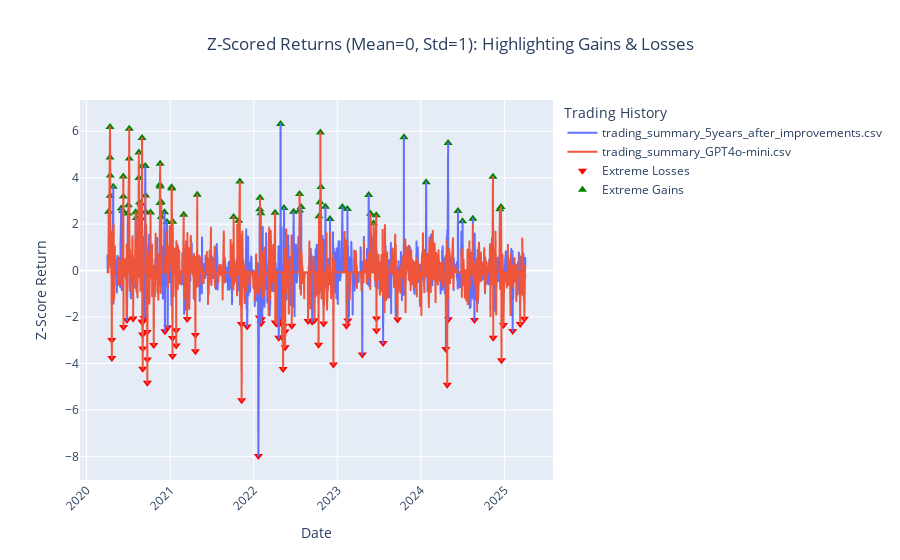

This figure's notebook cell:
### Code cell
import plotly.graph_objects as go

# Add markers for extreme losses (z-score < -2)
fig_zscore.add_trace(go.Scatter(
    x=extreme_events[extreme_events['Z-Score Return'] < -2]['Date'],
    y=extreme_events[extreme_events['Z-Score Return'] < -2]['Z-Score Return'],
    mode='markers',
    marker=dict(color='red', size=8, symbol='triangle-down'),
    name='Extreme Losses',
    text=extreme_events[extreme_events['Z-Score Return'] < -2]['Trading History'],
    hoverinfo='text+y'
))

# Add markers for extreme gains (z-score > 2)
fig_zscore.add_trace(go.Scatter(
    x=extreme_events[extreme_events['Z-Score Return'] > 2]['Date'],
    y=extreme_events[extreme_events['Z-Score Return'] > 2]['Z-Score Return'],
    mode='markers',
    marker=dict(color='green', size=8, symbol='triangle-up'),
    name='Extreme Gains',
    text=extreme_events[extreme_events['Z-Score Return'] > 2]['Trading History'],
    hoverinfo='text+y'
))

### Figure 1 — Plotly figure (JSON) as saved in the notebook; plotly's stock layout.template omitted (floating-point values rounded to 4 significant figures; data arrays with more than 128 entries replaced by an {"elided": "..."} marker saying what was removed)
{"data": [{"hovertemplate": "Trading History=trading_summary_5years_after_improvements.csv<br>Date=%{x}<br>Z-Score Return=%{y}<extra></extra>", "legendgroup": "trading_summary_5years_after_improvements.csv", "line": {"color": "#636efa", "dash": "solid"}, "marker": {"symbol": "circle"}, "mode": "lines", "name": "trading_summary_5years_after_improvements.csv", "showlegend": true, "type": "scattergl", "x": {"elided": "1256 str values"}, "xaxis": "x", "y": {"elided": "1256 float values"}, "yaxis": "y"}, {"hovertemplate": "Trading History=trading_summary_GPT4o-mini.csv<br>Date=%{x}<br>Z-Score Return=%{y}<extra></extra>", "legendgroup": "trading_summary_GPT4o-mini.csv", "line": {"color": "#EF553B", "dash": "solid"}, "marker": {"symbol": "circle"}, "mode": "lines", "name": "trading_summary_GPT4o-mini.csv", "showlegend": true, "type": "scattergl", "x": {"elided": "1256 str values"}, "xaxis": "x", "y": {"elided": "1256 float values"}, "yaxis": "y"}, {"hoverinfo": "text+y", "marker": {"color": "red", "size": 8, "symbol": "triangle-down"}, "mode": "markers", "name": "Extreme Losses", "text": ["trading_summary_2025_05_22_12_31.csv", "trading_summary_2025_05_22_12_31.csv", "trading_summary_2025_05_22_12_31.csv", "trading_summary_2025_05_22_12_31.csv", "trading_summary_2025_05_22_12_31.csv", "trading_summary_2025_05_22_12_31.csv", "trading_summary_2025_05_22_12_31.csv", "trading_summary_2025_05_22_12_31.csv", "trading_summary_2025_05_22_12_31.csv", "trading_summary_2025_05_22_12_31.csv", "trading_summary_2025_05_22_12_31.csv", "trading_summary_2025_05_22_12_31.csv", "trading_summary_2025_05_22_12_31.csv", "trading_summary_2025_05_22_12_31.csv", "trading_summary_2025_05_22_12_31.csv", "trading_summary_2025_05_22_12_31.csv", "trading_summary_2025_05_22_12_31.csv", "trading_summary_2025_05_22_12_31.csv", "trading_summary_2025_05_22_12_31.csv", "trading_summary_2025_05_22_12_31.csv", "trading_summary_2025_05_22_12_31.csv", "trading_summary_2025_05_22_12_31.csv", "trading_summary_2025_05_22_12_31.csv", "trading_summary_2025_05_22_12_31.csv", "trading_summary_2025_05_22_12_31.csv", "trading_summary_2025_05_22_12_31.csv", "trading_summary_2025_05_22_12_31.csv", "trading_summary_2025_05_22_12_31.csv", "trading_summary_2025_05_22_12_31.csv", "trading_summary_2025_05_22_12_31.csv", "trading_summary_2025_05_22_12_31.csv", "trading_summary_2025_05_22_12_31.csv", "trading_summary_2025_05_22_12_31.csv", "trading_summary_2025_05_22_12_31.csv", "trading_summary_2025_05_22_09_56_5years_after_improvements.csv", "trading_summary_2025_05_22_09_56_5years_after_improvements.csv", "trading_summary_2025_05_22_09_56_5years_after_improvements.csv", "trading_summary_2025_05_22_09_56_5years_after_improvements.csv", "trading_summary_2025_05_22_09_56_5years_after_improvements.csv", "trading_summary_2025_05_22_09_56_5years_after_improvements.csv", "trading_summary_2025_05_22_09_56_5years_after_improvements.csv", "trading_summary_2025_05_22_09_56_5years_after_improvements.csv", "trading_summary_2025_05_22_09_56_5years_after_improvements.csv", "trading_summary_2025_05_22_09_56_5years_after_improvements.csv", "trading_summary_2025_05_22_09_56_5years_after_improvements.csv", "trading_summary_2025_05_22_09_56_5years_after_improvements.csv", "trading_summary_2025_05_22_09_56_5years_after_improvements.csv", "trading_summary_2025_05_22_09_56_5years_after_improvements.csv", "trading_summary_2025_05_22_09_56_5years_after_improvements.csv", "trading_summary_2025_05_22_09_56_5years_after_improvements.csv", "trading_summary_2025_05_22_09_56_5years_after_improvements.csv", "trading_summary_2025_05_22_09_56_5years_after_improvements.csv", "trading_summary_2025_05_22_09_56_5years_after_improvements.csv", "trading_summary_2025_05_22_09_56_5years_after_improvements.csv", "trading_summary_2025_05_22_09_56_5years_after_improvements.csv", "trading_summary_2025_05_22_09_56_5years_after_improvements.csv", "trading_summary_2025_05_22_09_56_5years_after_improvements.csv", "trading_summary_2025_05_22_09_56_5years_after_improvements.csv", "trading_summary_2025_05_22_09_56_5years_after_improvements.csv", "trading_summary_2025_05_22_09_56_5years_after_improvements.csv", "trading_summary_2025_05_22_09_56_5years_after_improvements.csv", "trading_summary_2025_05_22_09_56_5years_after_improvements.csv", "trading_summary_2025_05_22_09_56_5years_after_improvements.csv", "trading_summary_2025_05_22_09_56_5years_after_improvements.csv", "trading_summary_2025_05_22_09_56_5years_after_improvements.csv"], "type": "scatter", "x": ["2020-04-21", "2020-06-11", "2020-07-23", "2020-09-01", "2020-09-02", "2020-09-03", "2020-09-22", "2020-09-23", "2020-10-21", "2021-01-11", "2021-01-27", "2021-03-16", "2021-04-21", "2021-11-08", "2021-11-09", "2022-04-05", "2022-04-11", "2022-05-09", "2022-05-18", "2022-06-16", "2022-08-26", "2022-09-23", "2022-10-11", "2022-11-02", "2022-12-15", "2023-02-10", "2023-06-21", "2023-09-21", "2024-04-25", "2024-11-12", "2024-12-18", "2024-12-27", "2025-03-10", "2025-03-28", "2020-04-21", "2020-06-26", "2020-09-02", "2020-09-03", "2020-09-08", "2020-09-23", "2020-12-09", "2020-12-21", "2021-01-11", "2021-01-27", "2021-04-21", "2021-12-03", "2022-01-21", "2022-01-25", "2022-02-02", "2022-02-03", "2022-04-20", "2022-04-21", "2022-04-26", "2022-05-05", "2022-05-11", "2022-05-18", "2022-09-13", "2023-02-16", "2023-04-20", "2023-06-21", "2023-07-20", "2024-04-19", "2024-04-30", "2024-08-22", "2025-02-05"], "y": [-3.76, -2.424, -2.067, -2.22, -2.752, -4.226, -2.649, -4.832, -3.202, -3.673, -3.229, -2.08, -3.468, -2.297, -5.587, -2.234, -2.291, -4.236, -3.296, -2.374, -2.169, -2.136, -3.194, -2.275, -4.042, -2.379, -2.584, -2.103, -4.912, -2.89, -3.865, -2.345, -2.303, -2.073, -2.991, -2.125, -2.192, -3.357, -2.038, -3.827, -2.61, -2.438, -2.908, -2.573, -2.768, -2.404, -7.984, -2.016, -2.267, -2.092, -2.896, -2.311, -2.062, -2.865, -2.385, -2.619, -2.205, -2.144, -3.611, -2.058, -3.115, -3.373, -2.095, -2.13, -2.598]}, {"hoverinfo": "text+y", "marker": {"color": "green", "size": 8, "symbol": "triangle-up"}, "mode": "markers", "name": "Extreme Gains", "text": ["trading_summary_2025_05_22_12_31.csv", "trading_summary_2025_05_22_12_31.csv", "trading_summary_2025_05_22_12_31.csv", "trading_summary_2025_05_22_12_31.csv", "trading_summary_2025_05_22_12_31.csv", "trading_summary_2025_05_22_12_31.csv", "trading_summary_2025_05_22_12_31.csv", "trading_summary_2025_05_22_12_31.csv", "trading_summary_2025_05_22_12_31.csv", "trading_summary_2025_05_22_12_31.csv", "trading_summary_2025_05_22_12_31.csv", "trading_summary_2025_05_22_12_31.csv", "trading_summary_2025_05_22_12_31.csv", "trading_summary_2025_05_22_12_31.csv", "trading_summary_2025_05_22_12_31.csv", "trading_summary_2025_05_22_12_31.csv", "trading_summary_2025_05_22_12_31.csv", "trading_summary_2025_05_22_12_31.csv", "trading_summary_2025_05_22_12_31.csv", "trading_summary_2025_05_22_12_31.csv", "trading_summary_2025_05_22_12_31.csv", "trading_summary_2025_05_22_12_31.csv", "trading_summary_2025_05_22_12_31.csv", "trading_summary_2025_05_22_12_31.csv", "trading_summary_2025_05_22_12_31.csv", "trading_summary_2025_05_22_12_31.csv", "trading_summary_2025_05_22_12_31.csv", "trading_summary_2025_05_22_12_31.csv", "trading_summary_2025_05_22_12_31.csv", "trading_summary_2025_05_22_12_31.csv", "trading_summary_2025_05_22_12_31.csv", "trading_summary_2025_05_22_12_31.csv", "trading_summary_2025_05_22_12_31.csv", "trading_summary_2025_05_22_12_31.csv", "trading_summary_2025_05_22_12_31.csv", "trading_summary_2025_05_22_12_31.csv", "trading_summary_2025_05_22_09_56_5years_after_improvements.csv", "trading_summary_2025_05_22_09_56_5years_after_improvements.csv", "trading_summary_2025_05_22_09_56_5years_after_improvements.csv", "trading_summary_2025_05_22_09_56_5years_after_improvements.csv", "trading_summary_2025_05_22_09_56_5years_after_improvements.csv", "trading_summary_2025_05_22_09_56_5years_after_improvements.csv", "trading_summary_2025_05_22_09_56_5years_after_improvements.csv", "trading_summary_2025_05_22_09_56_5years_after_improvements.csv", "trading_summary_2025_05_22_09_56_5years_after_improvements.csv", "trading_summary_2025_05_22_09_56_5years_after_improvements.csv", "trading_summary_2025_05_22_09_56_5years_after_improvements.csv", "trading_summary_2025_05_22_09_56_5years_after_improvements.csv", "trading_summary_2025_05_22_09_56_5years_after_improvements.csv", "trading_summary_2025_05_22_09_56_5years_after_improvements.csv", "trading_summary_2025_05_22_09_56_5years_after_improvements.csv", "trading_summary_2025_05_22_09_56_5years_after_improvements.csv", "trading_summary_2025_05_22_09_56_5years_after_improvements.csv", "trading_summary_2025_05_22_09_56_5years_after_improvements.csv", "trading_summary_2025_05_22_09_56_5years_after_improvements.csv", "trading_summary_2025_05_22_09_56_5years_after_improvements.csv", "trading_summary_2025_05_22_09_56_5years_after_improvements.csv", "trading_summary_2025_05_22_09_56_5years_after_improvements.csv", "trading_summary_2025_05_22_09_56_5years_after_improvements.csv", "trading_summary_2025_05_22_09_56_5years_after_improvements.csv", "trading_summary_2025_05_22_09_56_5years_after_improvements.csv", "trading_summary_2025_05_22_09_56_5years_after_improvements.csv", "trading_summary_2025_05_22_09_56_5years_after_improvements.csv", "trading_summary_2025_05_22_09_56_5years_after_improvements.csv", "trading_summary_2025_05_22_09_56_5years_after_improvements.csv", "trading_summary_2025_05_22_09_56_5years_after_improvements.csv", "trading_summary_2025_05_22_09_56_5years_after_improvements.csv", "trading_summary_2025_05_22_09_56_5years_after_improvements.csv", "trading_summary_2025_05_22_09_56_5years_after_improvements.csv", "trading_summary_2025_05_22_09_56_5years_after_improvements.csv", "trading_summary_2025_05_22_09_56_5years_after_improvements.csv", "trading_summary_2025_05_22_09_56_5years_after_improvements.csv", "trading_summary_2025_05_22_09_56_5years_after_improvements.csv", "trading_summary_2025_05_22_09_56_5years_after_improvements.csv", "trading_summary_2025_05_22_09_56_5years_after_improvements.csv"], "type": "scatter", "x": ["2020-04-07", "2020-04-13", "2020-04-14", "2020-06-10", "2020-07-06", "2020-08-03", "2020-08-17", "2020-08-20", "2020-08-26", "2020-08-31", "2020-09-15", "2020-10-07", "2020-11-17", "2020-11-18", "2020-11-23", "2021-01-07", "2021-01-08", "2021-01-12", "2021-03-01", "2021-04-29", "2021-10-05", "2021-10-27", "2021-11-01", "2022-01-28", "2022-04-04", "2022-07-20", "2022-10-13", "2022-10-17", "2022-10-19", "2022-10-21", "2023-05-26", "2023-06-08", "2023-06-20", "2024-11-11", "2024-12-11", "2024-12-16", "2020-04-13", "2020-04-14", "2020-04-27", "2020-06-01", "2020-06-08", "2020-06-10", "2020-06-30", "2020-07-02", "2020-07-06", "2020-08-06", "2020-08-17", "2020-08-20", "2020-08-26", "2020-08-31", "2020-09-14", "2020-09-15", "2020-11-17", "2020-11-18", "2020-11-23", "2020-12-07", "2020-12-18", "2022-01-27", "2022-02-01", "2022-04-28", "2022-05-13", "2022-06-24", "2022-07-20", "2022-07-27", "2022-11-10", "2022-11-30", "2023-01-23", "2023-02-14", "2023-05-18", "2023-10-19", "2024-01-24", "2024-04-29", "2024-06-11", "2024-07-01", "2024-08-15"], "y": [2.531, 6.185, 4.094, 4.052, 6.11, 2.51, 5.081, 2.948, 2.881, 5.711, 3.236, 2.502, 3.692, 4.602, 2.945, 3.587, 3.539, 2.1, 2.407, 3.27, 2.312, 2.151, 3.833, 3.137, 2.493, 3.296, 2.337, 2.946, 5.943, 3.599, 2.452, 2.037, 2.386, 4.037, 2.643, 2.741, 4.872, 3.218, 3.615, 2.671, 2.566, 3.19, 2.463, 2.816, 4.826, 2.266, 3.993, 2.309, 2.256, 4.492, 4.502, 2.534, 2.906, 3.626, 2.313, 2.513, 2.095, 2.645, 2.469, 6.313, 2.692, 2.53, 2.593, 2.734, 2.745, 2.217, 2.736, 2.652, 3.251, 5.743, 3.805, 5.49, 2.564, 2.126, 2.232]}], "layout": {"legend": {"title": {"text": "Trading History"}, "tracegroupgap": 0}, "title": {"text": "Z-Scored Returns (Mean=0, Std=1): Highlighting Gains & Losses", "x": 0.5}, "xaxis": {"anchor": "y", "domain": [0, 1], "tickangle": -45, "title": {"text": "Date"}}, "yaxis": {"anchor": "x", "domain": [0, 1], "title": {"text": "Z-Score Return"}}}}
